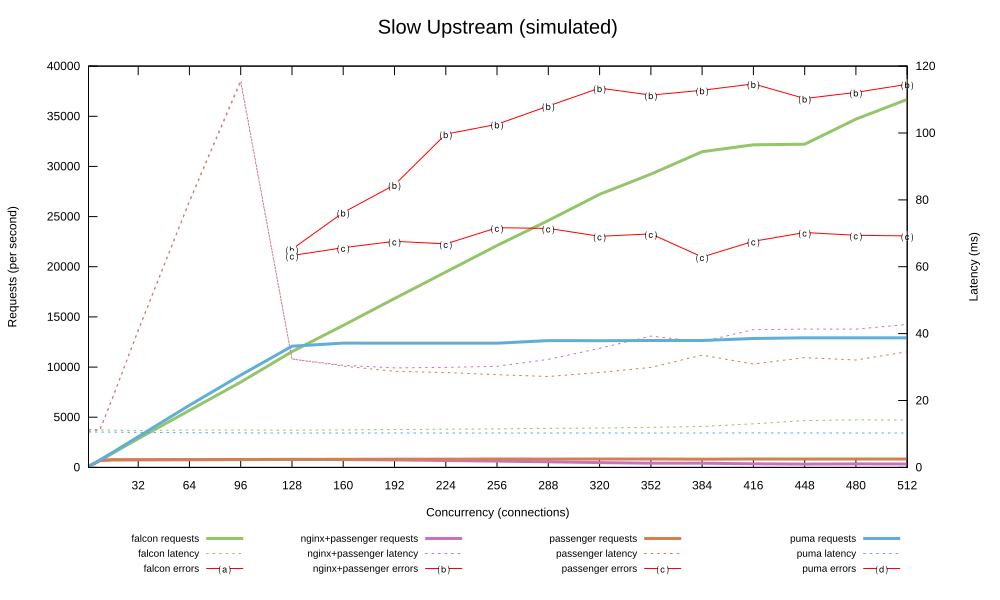

This figure's gnuplot source:
set datafile separator ","
set terminal svg size 1000, 600 enhanced

set title "Slow Upstream (simulated)" font ",20"
set key below right font ",10" height 2

set xlabel "Concurrency (connections)"
set xrange [1:512]
set xtics 0, 32, 512

set ylabel "Requests (per second)"
set ytics nomirror

set y2label "Latency (ms)"
set y2tics

set style line 1 lt 2 lc rgb "#94c46b" lw 3
set style line 2 lt 2 lc rgb "#94c46b" lw 1 dt 2
set style line 3 lt 2 lc rgb "red" lw 1 pt "⒜" pi -1 ps 1.5
set style line 4 lt 2 lc rgb "#c674c2" lw 3
set style line 5 lt 2 lc rgb "#c674c2" lw 1 dt 2
set style line 6 lt 2 lc rgb "red" lw 1 pt "⒝" pi -1 ps 1.5
set style line 7 lt 2 lc rgb "#d57f50" lw 3
set style line 8 lt 2 lc rgb "#d57f50" lw 1 dt 2
set style line 9 lt 2 lc rgb "red" lw 1 pt "⒞" pi -1 ps 1.5
set style line 10 lt 2 lc rgb "#60aed6" lw 3
set style line 11 lt 2 lc rgb "#60aed6" lw 1 dt 2
set style line 12 lt 2 lc rgb "red" lw 1 pt "⒟" pi -1 ps 1.5

plot \
	'sleep.csv' using 1:2 with lines title "falcon requests" axis x1y1 ls 1, \
	'sleep.csv' using 1:3 with lines title "falcon latency" axis x1y2 ls 2, \
	'sleep.csv' using 1:($4 == 0 ? NaN : $4) with linespoints title "falcon errors" axis x1y1 ls 3, \
	'sleep.csv' using 1:5 with lines title "nginx+passenger requests" axis x1y1 ls 4, \
	'sleep.csv' using 1:6 with lines title "nginx+passenger latency" axis x1y2 ls 5, \
	'sleep.csv' using 1:($7 == 0 ? NaN : $7) with linespoints title "nginx+passenger errors" axis x1y1 ls 6, \
	'sleep.csv' using 1:8 with lines title "passenger requests" axis x1y1 ls 7, \
	'sleep.csv' using 1:9 with lines title "passenger latency" axis x1y2 ls 8, \
	'sleep.csv' using 1:($10 == 0 ? NaN : $10) with linespoints title "passenger errors" axis x1y1 ls 9, \
	'sleep.csv' using 1:11 with lines title "puma requests" axis x1y1 ls 10, \
	'sleep.csv' using 1:12 with lines title "puma latency" axis x1y2 ls 11, \
	'sleep.csv' using 1:($13 == 0 ? NaN : $13) with linespoints title "puma errors" axis x1y1 ls 12
